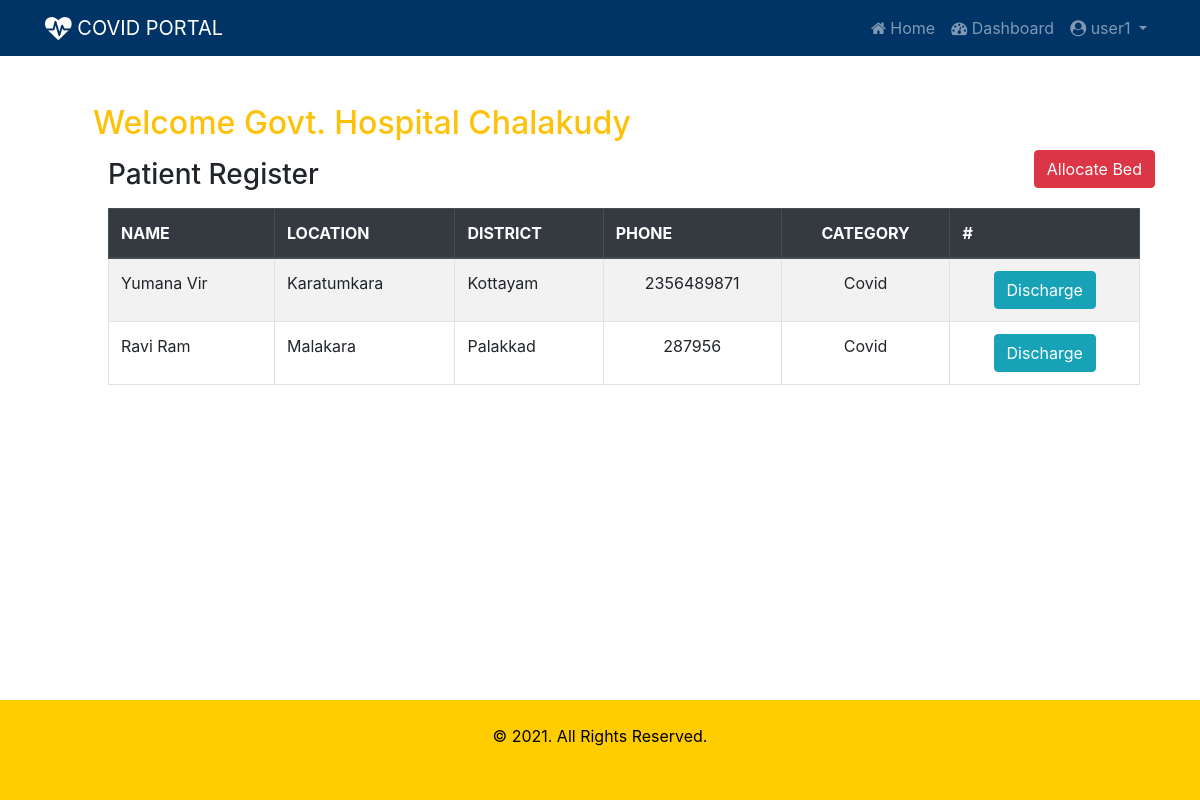
/beds/dashboard/ (signed in), run on the app's committed database.
### beds/models.py (models this page shows, shortened)
class Hospital(models.Model):
    sc = (
    ('gov', 'Government'),
    ('prv', 'Private')
    )
    name = models.CharField(max_length=50)
    location = models.CharField(max_length=50)
    district = models.CharField(max_length=2, choices=dt)
    phone = models.CharField(max_length=12)
    sector = models.CharField(max_length=3, choices=sc)
    covid_beds = models.IntegerField()
    normal_beds = models.IntegerField()
    icu_beds = models.IntegerField()
    ventilator = models.IntegerField()
    user = models.OneToOneField(User, on_delete=models.CASCADE, blank=True, null=True)

class BedAllocation(models.Model):
    ct = (
    ('C', 'Covid'),
    ('N', 'Normal'),
    ('I', 'ICU'),
    ('V', 'Ventilator')
    )
    patient = models.ForeignKey(Patient, on_delete=models.CASCADE)
    hospital = models.ForeignKey(Hospital, on_delete=models.CASCADE)
    category = models.CharField(max_length=2, choices=ct)

class Patient(models.Model):
    ct = (
    ('cv', 'Covid'),
    ('nc', 'Non-Covid')
    )
    st = (
    ('W', 'Waiting'),
    ('A', 'Admitted'),
    ('D', 'Discharged')
    )
    name = models.CharField(max_length=50)
    age = models.IntegerField()
    aadharno = models.IntegerField()
    phone = models.CharField(max_length=12)
    location = models.CharField(max_length=50)
    district = models.CharField(max_length=2, choices=dt)
    category = models.CharField(max_length=2, choices=ct)
    status = models.CharField(max_length=2, choices=st, blank=True, default='W')

### beds/views.py (the view)
# urls.py: path('dashboard/', views.dashboard, name='dashboard'),
@login_required
def dashboard(request):
    user = request.user
    hospital = Hospital.objects.get(user=user)
    bedallocations = BedAllocation.objects.filter(hospital=hospital)
    context = {
        'bedallocations': bedallocations,
        'hospital': hospital
    }
    return render(request, 'beds/dashboard.html', context)

### beds/templates/beds/dashboard.html
{% extends 'beds/index.html' %}
{% block content %}
<div class="container m-4 p-4">
  <h2 class="text-warning"> Welcome {{  hospital.name }}</h2>
  <a href="{% url 'bedallocate' %}" class="btn btn-danger pull-right"> Allocate Bed </a>
  <div class="container mt-3">
    <h3 class="mb-3">Patient Register</h3>
    {% if bedallocations %}
    <table class="table table-bordered table-striped table-hover">
      <thead class="thead-dark">
        <tr>
          <th>NAME</th>
          <th>LOCATION</th>
          <th>DISTRICT</th>
          <th>PHONE</th>
          <th class="text-center">CATEGORY</th>
          <th> # </th>
        </tr>
      </thead>
      <tbody id="myTable">
        {% for bed in bedallocations %}
          <tr>
            <td>{{ bed.patient.name }}</td>
            <td>{{ bed.patient.location}}</td>
            <td>{{ bed.patient.get_district_display }}</td>
            <td class="text-center">{{ bed.patient.phone }}</td>
            <td class="text-center">{{ bed.get_category_display }}</td>
              <td class="text-center"><a class="btn btn-info" href="{% url 'discharge' bed.id %}">Discharge</a></td>
          </tr>
        {% endfor %}
      </tbody>
    </table>
    {% else %}
    <div class="alert alert-warning"> No Patient Data Found !</div>
    {% endif %}
    <div style="height:120px;"></div>
  </div>
</div>
{% endblock %}

### beds/templates/beds/index.html (shortened to what this page needs)
{% load static %}
<!DOCTYPE html>
<html lang="en">
<head>
  <link rel="stylesheet" href="https://cdnjs.cloudflare.com/ajax/libs/font-awesome/4.7.0/css/font-awesome.min.css">
  <link rel="stylesheet" href="https://maxcdn.bootstrapcdn.com/bootstrap/4.5.2/css/bootstrap.min.css">
  <link rel="stylesheet" href="{% static 'beds/css/style.css'%}">
</head>
<body>
<nav class="navbar navbar-expand-sm bg-navy navbar-dark">
  <div class="container">
    <a class="navbar-brand" href="#"><i class="fa fa-heartbeat fa-lg"></i> COVID PORTAL</a>
    {% if user.is_authenticated %}
      <ul class="navbar-nav">
        <li class="nav-item">
          <a class="nav-link" href="{% url 'index' %}"><i class="fa fa-home"></i> Home </a>
        </li>
        <li class="nav-item">
          <a class="nav-link" href="{% url 'dashboard' %}"><i class="fa fa-dashboard"></i> Dashboard </a>
        </li>
       <li class="nav-item dropdown">
         <a class="nav-link dropdown-toggle" href="#" id="navbardrop" data-toggle="dropdown">
           <i class="fa fa-user-circle"></i> {{ user.username }}
         </a>
       </li>
      </ul>
    {% endif %}
  </div>
</nav>
<div class="container">
  {% block content %}
  {% endblock %}
</div>
<footer class="footer" style="position:fixed; bottom:0; width:100%;">
  <div class="container-fluid p-4" >
    <p class="text-center"> &copy; 2021. All Rights Reserved.</p>
  </div>
</footer>
</body>
</html>

### beds/static/beds/css/style.css (style rules this page uses)
.bg-navy { background-color: #003366; color: white; }
.footer { background-color: #ffcc00; color: black; height: 100px; }

### data on the page
Hospital: name "Govt. Hospital Chalakudy"
BedAllocation: patient.name "Yumana Vir", patient.location "Karatumkara", patient.district "Kottayam", patient.phone "2356489871", category "Covid"
BedAllocation: patient.name "Ravi Ram", patient.location "Malakara", patient.district "Palakkad", patient.phone "287956", category "Covid"

### other printed values
{{ user.username }} "user1"
